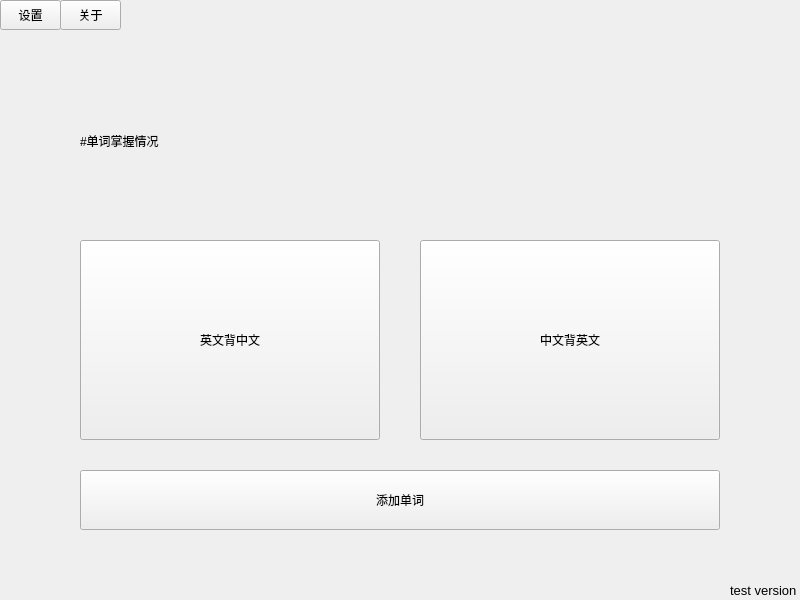
<?xml version="1.0" encoding="UTF-8"?>
<ui version="4.0">
 <class>WordBook</class>
 <widget class="QStackedWidget" name="WordBook">
  <property name="geometry">
   <rect>
    <x>0</x>
    <y>0</y>
    <width>800</width>
    <height>600</height>
   </rect>
  </property>
  <property name="minimumSize">
   <size>
    <width>800</width>
    <height>600</height>
   </size>
  </property>
  <property name="maximumSize">
   <size>
    <width>800</width>
    <height>600</height>
   </size>
  </property>
  <property name="windowTitle">
   <string>单词本</string>
  </property>
  <property name="currentIndex">
   <number>0</number>
  </property>
  <widget class="QWidget" name="Main">
   <widget class="QPushButton" name="AddWord_btn">
    <property name="geometry">
     <rect>
      <x>80</x>
      <y>470</y>
      <width>640</width>
      <height>60</height>
     </rect>
    </property>
    <property name="text">
     <string>添加单词</string>
    </property>
   </widget>
   <widget class="QPushButton" name="RemZh_btn">
    <property name="geometry">
     <rect>
      <x>420</x>
      <y>240</y>
      <width>300</width>
      <height>200</height>
     </rect>
    </property>
    <property name="text">
     <string>中文背英文</string>
    </property>
   </widget>
   <widget class="QPushButton" name="Setting_btn">
    <property name="geometry">
     <rect>
      <x>0</x>
      <y>0</y>
      <width>61</width>
      <height>30</height>
     </rect>
    </property>
    <property name="text">
     <string>设置</string>
    </property>
   </widget>
   <widget class="QLabel" name="WordStatus_label">
    <property name="geometry">
     <rect>
      <x>80</x>
      <y>110</y>
      <width>641</width>
      <height>61</height>
     </rect>
    </property>
    <property name="text">
     <string>#单词掌握情况</string>
    </property>
   </widget>
   <widget class="QPushButton" name="RemEn_btn">
    <property name="geometry">
     <rect>
      <x>80</x>
      <y>240</y>
      <width>300</width>
      <height>200</height>
     </rect>
    </property>
    <property name="text">
     <string>英文背中文</string>
    </property>
   </widget>
   <widget class="QLabel" name="Version_label">
    <property name="geometry">
     <rect>
      <x>730</x>
      <y>580</y>
      <width>71</width>
      <height>21</height>
     </rect>
    </property>
    <property name="font">
     <font>
      <family>Arial</family>
      <pointsize>10</pointsize>
     </font>
    </property>
    <property name="text">
     <string>test version</string>
    </property>
   </widget>
   <widget class="QPushButton" name="about_btn_2">
    <property name="geometry">
     <rect>
      <x>60</x>
      <y>0</y>
      <width>61</width>
      <height>30</height>
     </rect>
    </property>
    <property name="text">
     <string>关于</string>
    </property>
   </widget>
  </widget>
  <widget class="QWidget" name="choose_en">
   <widget class="QCheckBox" name="frq_cb_en">
    <property name="geometry">
     <rect>
      <x>100</x>
      <y>410</y>
      <width>170</width>
      <height>16</height>
     </rect>
    </property>
    <property name="text">
     <string>当代语料库词频顺序</string>
    </property>
   </widget>
   <widget class="QCheckBox" name="prep_cb_en">
    <property name="geometry">
     <rect>
      <x>260</x>
      <y>510</y>
      <width>60</width>
      <height>16</height>
     </rect>
    </property>
    <property name="text">
     <string>介词</string>
    </property>
   </widget>
   <widget class="QCheckBox" name="adj_cb_en">
    <property name="geometry">
     <rect>
      <x>380</x>
      <y>510</y>
      <width>70</width>
      <height>16</height>
     </rect>
    </property>
    <property name="text">
     <string>形容词</string>
    </property>
   </widget>
   <widget class="QCheckBox" name="gk_cb_en">
    <property name="geometry">
     <rect>
      <x>200</x>
      <y>200</y>
      <width>60</width>
      <height>16</height>
     </rect>
    </property>
    <property name="text">
     <string>高考</string>
    </property>
   </widget>
   <widget class="QCheckBox" name="bnc_cb_en">
    <property name="geometry">
     <rect>
      <x>100</x>
      <y>340</y>
      <width>200</width>
      <height>16</height>
     </rect>
    </property>
    <property name="text">
     <string>英国国家语料库词频顺序</string>
    </property>
   </widget>
   <widget class="QCheckBox" name="oxford_cb_en">
    <property name="geometry">
     <rect>
      <x>320</x>
      <y>230</y>
      <width>130</width>
      <height>16</height>
     </rect>
    </property>
    <property name="text">
     <string>牛津核心3000词</string>
    </property>
   </widget>
   <widget class="QLineEdit" name="frq_tl_en">
    <property name="geometry">
     <rect>
      <x>160</x>
      <y>440</y>
      <width>60</width>
      <height>20</height>
     </rect>
    </property>
   </widget>
   <widget class="QRadioButton" name="collins3_rbtn_en">
    <property name="geometry">
     <rect>
      <x>220</x>
      <y>300</y>
      <width>30</width>
      <height>16</height>
     </rect>
    </property>
    <property name="text">
     <string>3</string>
    </property>
   </widget>
   <widget class="QLineEdit" name="bnc_tl_en">
    <property name="geometry">
     <rect>
      <x>160</x>
      <y>370</y>
      <width>60</width>
      <height>20</height>
     </rect>
    </property>
   </widget>
   <widget class="QCheckBox" name="cet6_cb_en">
    <property name="geometry">
     <rect>
      <x>320</x>
      <y>200</y>
      <width>60</width>
      <height>16</height>
     </rect>
    </property>
    <property name="text">
     <string>CET6</string>
    </property>
   </widget>
   <widget class="QRadioButton" name="collins5_rbtn_en">
    <property name="geometry">
     <rect>
      <x>300</x>
      <y>300</y>
      <width>31</width>
      <height>16</height>
     </rect>
    </property>
    <property name="text">
     <string>5</string>
    </property>
   </widget>
   <widget class="QCheckBox" name="zk_cb_en">
    <property name="geometry">
     <rect>
      <x>140</x>
      <y>200</y>
      <width>60</width>
      <height>16</height>
     </rect>
    </property>
    <property name="text">
     <string>中考</string>
    </property>
   </widget>
   <widget class="QRadioButton" name="collins2_rbtn_en">
    <property name="geometry">
     <rect>
      <x>180</x>
      <y>300</y>
      <width>40</width>
      <height>16</height>
     </rect>
    </property>
    <property name="text">
     <string>2</string>
    </property>
   </widget>
   <widget class="QLineEdit" name="wordcount_tl_en">
    <property name="geometry">
     <rect>
      <x>280</x>
      <y>50</y>
      <width>113</width>
      <height>20</height>
     </rect>
    </property>
   </widget>
   <widget class="QCheckBox" name="toefl_cb_en">
    <property name="geometry">
     <rect>
      <x>200</x>
      <y>230</y>
      <width>60</width>
      <height>16</height>
     </rect>
    </property>
    <property name="text">
     <string>托福</string>
    </property>
   </widget>
   <widget class="QPushButton" name="back_btn_en">
    <property name="geometry">
     <rect>
      <x>650</x>
      <y>210</y>
      <width>100</width>
      <height>30</height>
     </rect>
    </property>
    <property name="text">
     <string>返回</string>
    </property>
   </widget>
   <widget class="QLabel" name="info1_en">
    <property name="geometry">
     <rect>
      <x>140</x>
      <y>440</y>
      <width>20</width>
      <height>20</height>
     </rect>
    </property>
    <property name="text">
     <string>前</string>
    </property>
   </widget>
   <widget class="QCheckBox" name="ielts_cb_en">
    <property name="geometry">
     <rect>
      <x>140</x>
      <y>230</y>
      <width>60</width>
      <height>16</height>
     </rect>
    </property>
    <property name="text">
     <string>雅思</string>
    </property>
   </widget>
   <widget class="QRadioButton" name="all_rbtn_en">
    <property name="geometry">
     <rect>
      <x>50</x>
      <y>50</y>
      <width>151</width>
      <height>16</height>
     </rect>
    </property>
    <property name="text">
     <string>随机背诵全部单词</string>
    </property>
   </widget>
   <widget class="QSlider" name="bnc_slider_en">
    <property name="geometry">
     <rect>
      <x>250</x>
      <y>370</y>
      <width>300</width>
      <height>20</height>
     </rect>
    </property>
    <property name="orientation">
     <enum>Qt::Horizontal</enum>
    </property>
   </widget>
   <widget class="QLabel" name="status_label_en">
    <property name="geometry">
     <rect>
      <x>609</x>
      <y>40</y>
      <width>140</width>
      <height>40</height>
     </rect>
    </property>
    <property name="text">
     <string/>
    </property>
   </widget>
   <widget class="QCheckBox" name="tag_cb_en">
    <property name="geometry">
     <rect>
      <x>100</x>
      <y>170</y>
      <width>121</width>
      <height>16</height>
     </rect>
    </property>
    <property name="text">
     <string>按标签筛选</string>
    </property>
   </widget>
   <widget class="QCheckBox" name="verb_cb_en">
    <property name="geometry">
     <rect>
      <x>140</x>
      <y>510</y>
      <width>60</width>
      <height>16</height>
     </rect>
    </property>
    <property name="text">
     <string>动词</string>
    </property>
   </widget>
   <widget class="QCheckBox" name="cet4_cb_en">
    <property name="geometry">
     <rect>
      <x>260</x>
      <y>200</y>
      <width>60</width>
      <height>16</height>
     </rect>
    </property>
    <property name="text">
     <string>CET4</string>
    </property>
   </widget>
   <widget class="QLabel" name="info0_en">
    <property name="geometry">
     <rect>
      <x>140</x>
      <y>370</y>
      <width>20</width>
      <height>20</height>
     </rect>
    </property>
    <property name="text">
     <string>前</string>
    </property>
   </widget>
   <widget class="QCheckBox" name="adv_cb_en">
    <property name="geometry">
     <rect>
      <x>320</x>
      <y>510</y>
      <width>60</width>
      <height>16</height>
     </rect>
    </property>
    <property name="text">
     <string>副词</string>
    </property>
   </widget>
   <widget class="QLabel" name="info2_en">
    <property name="geometry">
     <rect>
      <x>240</x>
      <y>50</y>
      <width>30</width>
      <height>16</height>
     </rect>
    </property>
    <property name="text">
     <string>最多:</string>
    </property>
   </widget>
   <widget class="QCheckBox" name="posothers_cb_en">
    <property name="geometry">
     <rect>
      <x>450</x>
      <y>510</y>
      <width>60</width>
      <height>16</height>
     </rect>
    </property>
    <property name="text">
     <string>其它</string>
    </property>
   </widget>
   <widget class="QCheckBox" name="ky_cb_en">
    <property name="geometry">
     <rect>
      <x>260</x>
      <y>230</y>
      <width>60</width>
      <height>16</height>
     </rect>
    </property>
    <property name="text">
     <string>考研</string>
    </property>
   </widget>
   <widget class="QSlider" name="frq_slider_en">
    <property name="geometry">
     <rect>
      <x>250</x>
      <y>440</y>
      <width>300</width>
      <height>20</height>
     </rect>
    </property>
    <property name="orientation">
     <enum>Qt::Horizontal</enum>
    </property>
   </widget>
   <widget class="QRadioButton" name="collins4_rbtn_en">
    <property name="geometry">
     <rect>
      <x>260</x>
      <y>300</y>
      <width>31</width>
      <height>16</height>
     </rect>
    </property>
    <property name="text">
     <string>4</string>
    </property>
   </widget>
   <widget class="QPushButton" name="beginrecog_btn_en">
    <property name="geometry">
     <rect>
      <x>650</x>
      <y>110</y>
      <width>100</width>
      <height>80</height>
     </rect>
    </property>
    <property name="text">
     <string>开始背诵</string>
    </property>
   </widget>
   <widget class="QCheckBox" name="collins_cb_en">
    <property name="geometry">
     <rect>
      <x>100</x>
      <y>270</y>
      <width>100</width>
      <height>16</height>
     </rect>
    </property>
    <property name="text">
     <string>柯林斯星级</string>
    </property>
   </widget>
   <widget class="QRadioButton" name="collins1_rbtn_en">
    <property name="geometry">
     <rect>
      <x>140</x>
      <y>300</y>
      <width>40</width>
      <height>16</height>
     </rect>
    </property>
    <property name="text">
     <string>1</string>
    </property>
   </widget>
   <widget class="QCheckBox" name="pos_cb_en">
    <property name="geometry">
     <rect>
      <x>100</x>
      <y>480</y>
      <width>100</width>
      <height>16</height>
     </rect>
    </property>
    <property name="text">
     <string>按词性筛选</string>
    </property>
   </widget>
   <widget class="QCheckBox" name="n_cb_en">
    <property name="geometry">
     <rect>
      <x>200</x>
      <y>510</y>
      <width>60</width>
      <height>16</height>
     </rect>
    </property>
    <property name="text">
     <string>名词</string>
    </property>
   </widget>
   <widget class="QRadioButton" name="select_rbtn_en">
    <property name="geometry">
     <rect>
      <x>50</x>
      <y>130</y>
      <width>101</width>
      <height>16</height>
     </rect>
    </property>
    <property name="text">
     <string>按条件筛选</string>
    </property>
   </widget>
  </widget>
  <widget class="QWidget" name="recog_en">
   <widget class="QTextBrowser" name="html_tb_en">
    <property name="geometry">
     <rect>
      <x>40</x>
      <y>30</y>
      <width>670</width>
      <height>460</height>
     </rect>
    </property>
   </widget>
   <widget class="QPushButton" name="playaudio_btn_en">
    <property name="geometry">
     <rect>
      <x>720</x>
      <y>130</y>
      <width>75</width>
      <height>171</height>
     </rect>
    </property>
    <property name="text">
     <string>读音</string>
    </property>
   </widget>
   <widget class="QPushButton" name="remember_btn_en">
    <property name="geometry">
     <rect>
      <x>40</x>
      <y>490</y>
      <width>330</width>
      <height>90</height>
     </rect>
    </property>
    <property name="text">
     <string>认识</string>
    </property>
   </widget>
   <widget class="QPushButton" name="forget_btn_en">
    <property name="geometry">
     <rect>
      <x>380</x>
      <y>490</y>
      <width>330</width>
      <height>90</height>
     </rect>
    </property>
    <property name="text">
     <string>不认识</string>
    </property>
   </widget>
   <widget class="QPushButton" name="tooeasy_btn_en">
    <property name="geometry">
     <rect>
      <x>720</x>
      <y>30</y>
      <width>75</width>
      <height>61</height>
     </rect>
    </property>
    <property name="text">
     <string>太简单</string>
    </property>
   </widget>
  </widget>
  <widget class="QWidget" name="detail_en">
   <widget class="QTextBrowser" name="detail_tb_en">
    <property name="geometry">
     <rect>
      <x>0</x>
      <y>0</y>
      <width>800</width>
      <height>510</height>
     </rect>
    </property>
   </widget>
   <widget class="QProgressBar" name="word_pb_en">
    <property name="geometry">
     <rect>
      <x>0</x>
      <y>510</y>
      <width>800</width>
      <height>20</height>
     </rect>
    </property>
    <property name="value">
     <number>24</number>
    </property>
   </widget>
   <widget class="QPushButton" name="next_bt_en">
    <property name="geometry">
     <rect>
      <x>0</x>
      <y>530</y>
      <width>800</width>
      <height>70</height>
     </rect>
    </property>
    <property name="text">
     <string>下一个</string>
    </property>
   </widget>
  </widget>
  <widget class="QWidget" name="choose_zh"/>
  <widget class="QWidget" name="recog_zh"/>
  <widget class="QWidget" name="detail_zh"/>
  <widget class="QWidget" name="addword"/>
  <widget class="QWidget" name="setting"/>
  <widget class="QWidget" name="success"/>
  <widget class="QWidget" name="about">
   <widget class="QLabel" name="label">
    <property name="geometry">
     <rect>
      <x>280</x>
      <y>30</y>
      <width>251</width>
      <height>41</height>
     </rect>
    </property>
    <property name="text">
     <string>单词本</string>
    </property>
    <property name="alignment">
     <set>Qt::AlignCenter</set>
    </property>
   </widget>
   <widget class="QLabel" name="label_2">
    <property name="geometry">
     <rect>
      <x>100</x>
      <y>110</y>
      <width>231</width>
      <height>71</height>
     </rect>
    </property>
    <property name="text">
     <string>TextLabel</string>
    </property>
   </widget>
  </widget>
 </widget>
 <resources/>
 <connections/>
</ui>
